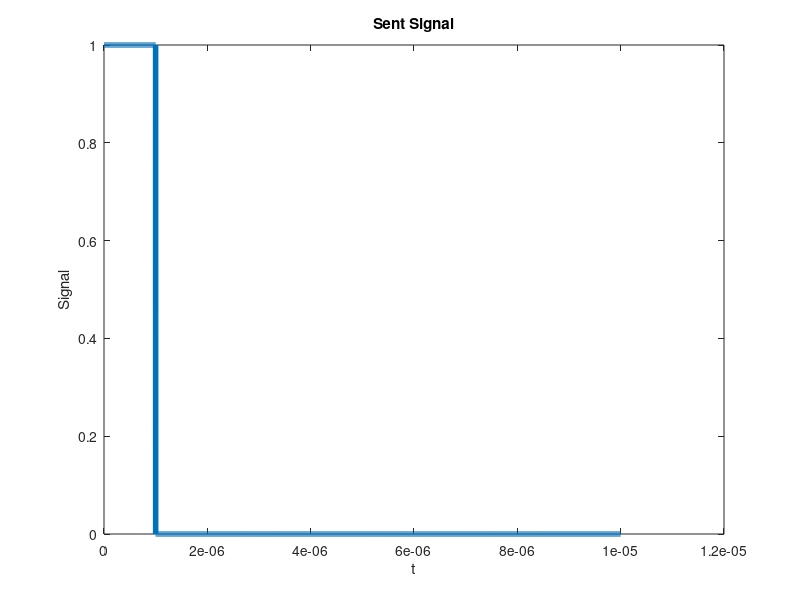

Recreate this plot in MATLAB.
ts = 1e-9;
the_end = 1e-5; 
tau = 1e-6;

t = 0: ts: the_end;

signal = zeros(1,length(t));
signal(t <= tau) = 1;

plot(t,signal,'LineWidth',4)

title('Sent Signal');
xlabel('t')
ylabel('Signal')
